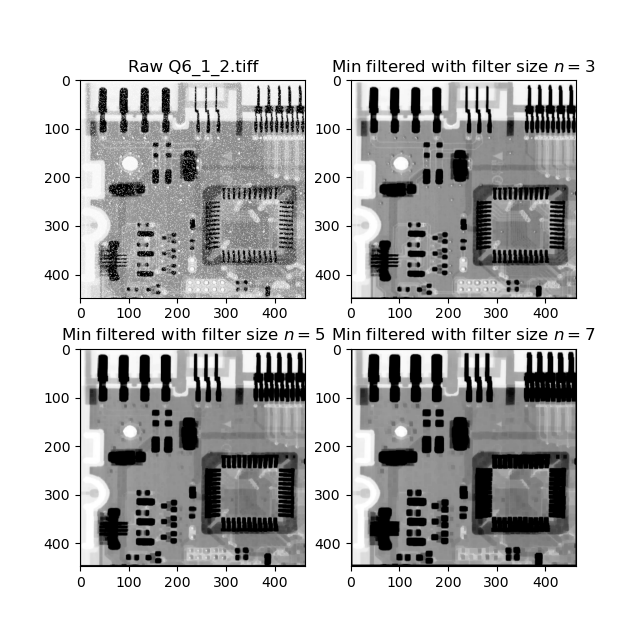

Write Python code to recreate this figure.
import numpy as np
from PIL import Image
from matplotlib import pyplot as plt


# %% Q6_1_2 min filter
Q6_1_2 = np.asarray(Image.open("Q6_1_2.tiff"))
plt.show()


def min_filter(img_raw, n: int):
    m = (n - 1) // 2
    row, col = img_raw.shape
    img_pad = np.pad(img_raw, m)
    img_out = np.array([img_pad[i:i + n, j:j + n].min()
                        for i in range(row)
                        for j in range(col)])
    return img_out.astype(np.uint8).reshape(row, col)


Q6_1_2_n3 = min_filter(Q6_1_2, 3)
Q6_1_2_n5 = min_filter(Q6_1_2, 5)
Q6_1_2_n7 = min_filter(Q6_1_2, 7)

plt.figure(figsize=(6.4, 6.4))
plt.subplot(221)
plt.title('Raw Q6_1_2.tiff')
plt.imshow(Q6_1_2, cmap='gray')
plt.subplot(222)
plt.title('Min filtered with filter size $n=3$')
plt.imshow(Q6_1_2_n3, cmap='gray')
plt.subplot(223)
plt.title('Min filtered with filter size $n=5$')
plt.imshow(Q6_1_2_n5, cmap='gray')
plt.subplot(224)
plt.title('Min filtered with filter size $n=7$')
plt.imshow(Q6_1_2_n7, cmap='gray')
plt.savefig('Q6_1_2.png')
plt.show()
